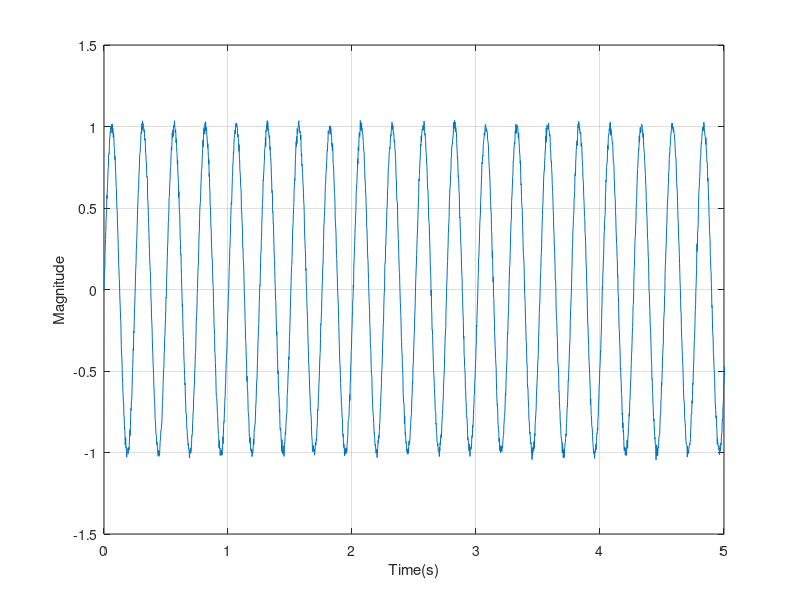
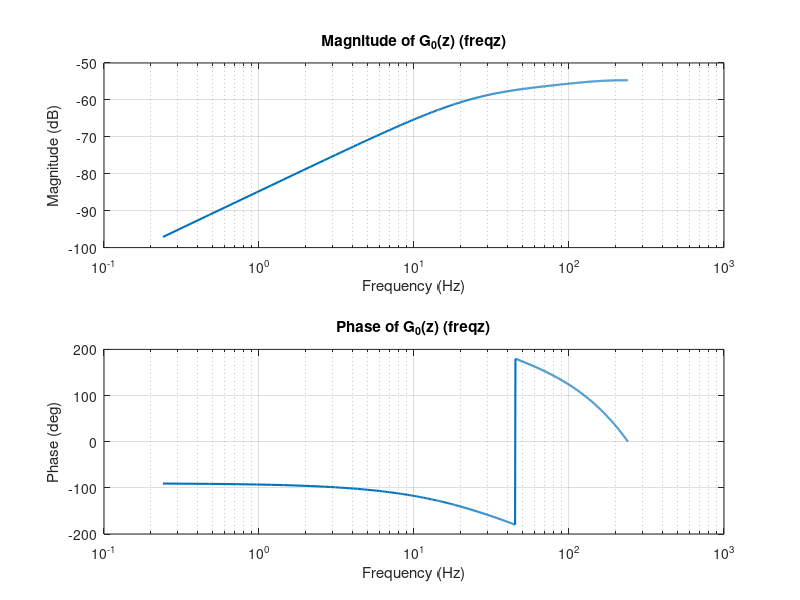

Write the MATLAB code that produced these figures, in order.
%[text] # 未知周期干扰自适应抑制的鲁棒稳定性与性能（Jafari & Ioannou, 2015）
%%
%[text] ## 仿真系统设置
% Example 6.1 仿真：最优K(z,theta)设计，满足 ||G0(z)F(z)K(z,theta)||_inf=1
clear; clc; close all;

% 离散系统G0(z)
Ts = 1/480;
z = tf('z', Ts);
fs = 1/Ts;
G0 = (-0.00146*(z-0.1438)*(z-1)) / ((z - 0.7096)*(z^2 - 0.04369*z + 0.01392));

% F(z) = 1
F = tf(1,1,Ts);

% 扰动参数
omega0 = 0.0521; % rad/sample, 25rad/sec
Nsim = 480*50;   % 50秒
t = (0:Nsim-1)*Ts;
d = sin(omega0*t*fs) + 0.02*randn(1,Nsim);

figure;
plot(t, d); grid on;
xlabel('Time(s)'); ylabel('Magnitude');
xlim([0,5]);
% --------- G0(z) 幅频响应（Hz横轴，freqz实现） ---------
figure;
[H, f_bode] = freqz(G0.num{1}, G0.den{1}, 1000, fs); % H:复数响应, f_bode:Hz
subplot(2,1,1);
semilogx(f_bode, 20*log10(abs(H)), 'LineWidth', 1.5);
xlabel('Frequency (Hz)'); ylabel('Magnitude (dB)'); grid on;
title('Magnitude of G_0(z) (freqz)');
subplot(2,1,2);
semilogx(f_bode, angle(H)*180/pi, 'LineWidth', 1.5);
xlabel('Frequency (Hz)'); ylabel('Phase (deg)'); grid on;
title('Phase of G_0(z) (freqz)');
%%
%[text] ## Example 1 固定滤波器设计

%%
%[text] ### （1）阶次对控制效果的影响分析

%%
%[text] ### （2）控制器的频率范围鲁棒性分析

%%
%[text] ## Example 2 自适应滤波器设计


%[appendix]{"version":"1.0"}
%---
%[metadata:view]
%   data: {"layout":"inline","rightPanelPercent":28.6}
%---
